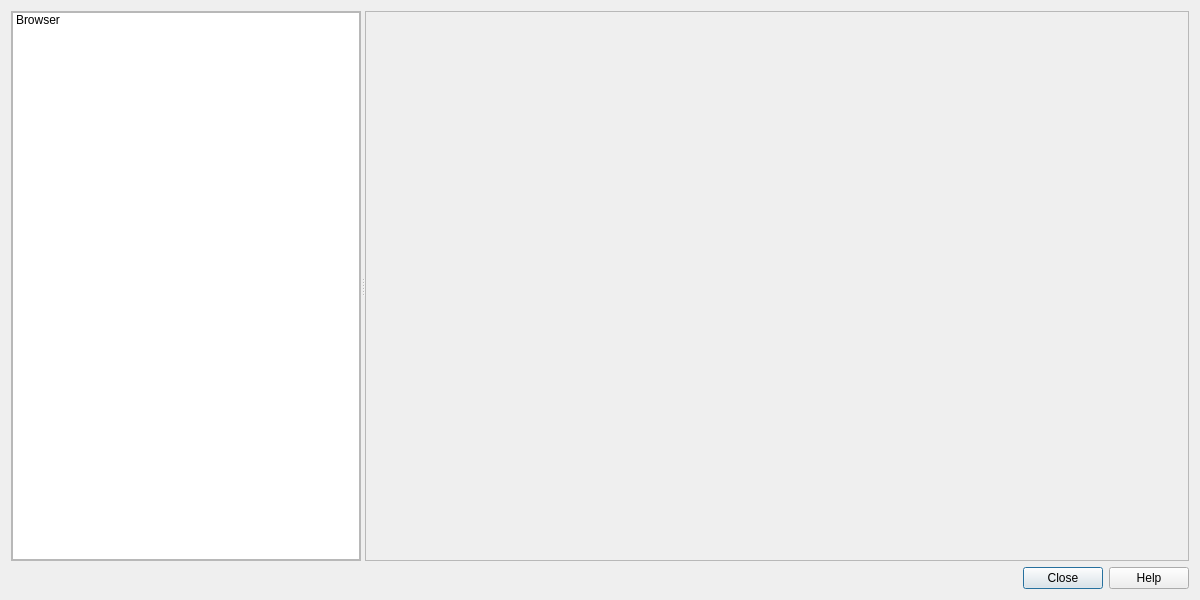
<?xml version="1.0" encoding="UTF-8"?>
<ui version="4.0">
 <class>QgsDataSourceManagerDialog</class>
 <widget class="QDialog" name="QgsDataSourceManagerDialog">
  <property name="enabled">
   <bool>true</bool>
  </property>
  <property name="geometry">
   <rect>
    <x>0</x>
    <y>0</y>
    <width>1200</width>
    <height>600</height>
   </rect>
  </property>
  <property name="windowTitle">
   <string>Data Source Manager</string>
  </property>
  <layout class="QVBoxLayout" name="verticalLayout_3">
   <item>
    <widget class="QSplitter" name="mOptionsSplitter">
     <property name="orientation">
      <enum>Qt::Horizontal</enum>
     </property>
     <property name="childrenCollapsible">
      <bool>false</bool>
     </property>
     <widget class="QFrame" name="mOptionsListFrame">
      <property name="sizePolicy">
       <sizepolicy hsizetype="Maximum" vsizetype="Preferred">
        <horstretch>1</horstretch>
        <verstretch>0</verstretch>
       </sizepolicy>
      </property>
      <property name="minimumSize">
       <size>
        <width>0</width>
        <height>0</height>
       </size>
      </property>
      <property name="maximumSize">
       <size>
        <width>350</width>
        <height>16777215</height>
       </size>
      </property>
      <property name="frameShape">
       <enum>QFrame::StyledPanel</enum>
      </property>
      <property name="frameShadow">
       <enum>QFrame::Raised</enum>
      </property>
      <layout class="QVBoxLayout" name="verticalLayout" stretch="0">
       <property name="leftMargin">
        <number>0</number>
       </property>
       <property name="topMargin">
        <number>0</number>
       </property>
       <property name="rightMargin">
        <number>0</number>
       </property>
       <property name="bottomMargin">
        <number>0</number>
       </property>
       <item>
        <widget class="QListWidget" name="mOptionsListWidget">
         <property name="sizePolicy">
          <sizepolicy hsizetype="Expanding" vsizetype="Expanding">
           <horstretch>0</horstretch>
           <verstretch>0</verstretch>
          </sizepolicy>
         </property>
         <property name="minimumSize">
          <size>
           <width>58</width>
           <height>0</height>
          </size>
         </property>
         <property name="maximumSize">
          <size>
           <width>350</width>
           <height>16777215</height>
          </size>
         </property>
         <property name="horizontalScrollBarPolicy">
          <enum>Qt::ScrollBarAlwaysOff</enum>
         </property>
         <property name="editTriggers">
          <set>QAbstractItemView::NoEditTriggers</set>
         </property>
         <property name="iconSize">
          <size>
           <width>32</width>
           <height>32</height>
          </size>
         </property>
         <property name="textElideMode">
          <enum>Qt::ElideNone</enum>
         </property>
         <property name="resizeMode">
          <enum>QListView::Adjust</enum>
         </property>
         <property name="wordWrap">
          <bool>true</bool>
         </property>
         <item>
          <property name="text">
           <string>Browser</string>
          </property>
          <property name="icon">
           <iconset resource="../../images/images.qrc">
            <normaloff>:/images/themes/default/mActionFileOpen.svg</normaloff>:/images/themes/default/mActionFileOpen.svg</iconset>
          </property>
         </item>
        </widget>
       </item>
      </layout>
     </widget>
     <widget class="QFrame" name="mOptionsFrame">
      <property name="sizePolicy">
       <sizepolicy hsizetype="Expanding" vsizetype="Preferred">
        <horstretch>10</horstretch>
        <verstretch>0</verstretch>
       </sizepolicy>
      </property>
      <property name="minimumSize">
       <size>
        <width>400</width>
        <height>0</height>
       </size>
      </property>
      <property name="frameShape">
       <enum>QFrame::StyledPanel</enum>
      </property>
      <property name="frameShadow">
       <enum>QFrame::Raised</enum>
      </property>
      <layout class="QVBoxLayout" name="verticalLayout_2" stretch="0">
       <item>
        <widget class="QStackedWidget" name="mOptionsStackedWidget">
         <property name="sizePolicy">
          <sizepolicy hsizetype="Expanding" vsizetype="Expanding">
           <horstretch>0</horstretch>
           <verstretch>0</verstretch>
          </sizepolicy>
         </property>
         <property name="currentIndex">
          <number>-1</number>
         </property>
        </widget>
       </item>
      </layout>
     </widget>
    </widget>
   </item>
   <item>
    <widget class="QFrame" name="mButtonBoxFrame">
     <property name="sizePolicy">
      <sizepolicy hsizetype="Preferred" vsizetype="Maximum">
       <horstretch>0</horstretch>
       <verstretch>0</verstretch>
      </sizepolicy>
     </property>
     <property name="frameShape">
      <enum>QFrame::NoFrame</enum>
     </property>
     <property name="frameShadow">
      <enum>QFrame::Raised</enum>
     </property>
     <layout class="QGridLayout" name="gridLayout">
      <property name="leftMargin">
       <number>0</number>
      </property>
      <property name="topMargin">
       <number>0</number>
      </property>
      <property name="rightMargin">
       <number>0</number>
      </property>
      <property name="bottomMargin">
       <number>0</number>
      </property>
      <item row="0" column="0">
       <widget class="QDialogButtonBox" name="buttonBox">
        <property name="standardButtons">
         <set>QDialogButtonBox::Close|QDialogButtonBox::Help</set>
        </property>
       </widget>
      </item>
     </layout>
    </widget>
   </item>
  </layout>
 </widget>
 <resources>
  <include location="../../images/images.qrc"/>
 </resources>
 <connections/>
</ui>
